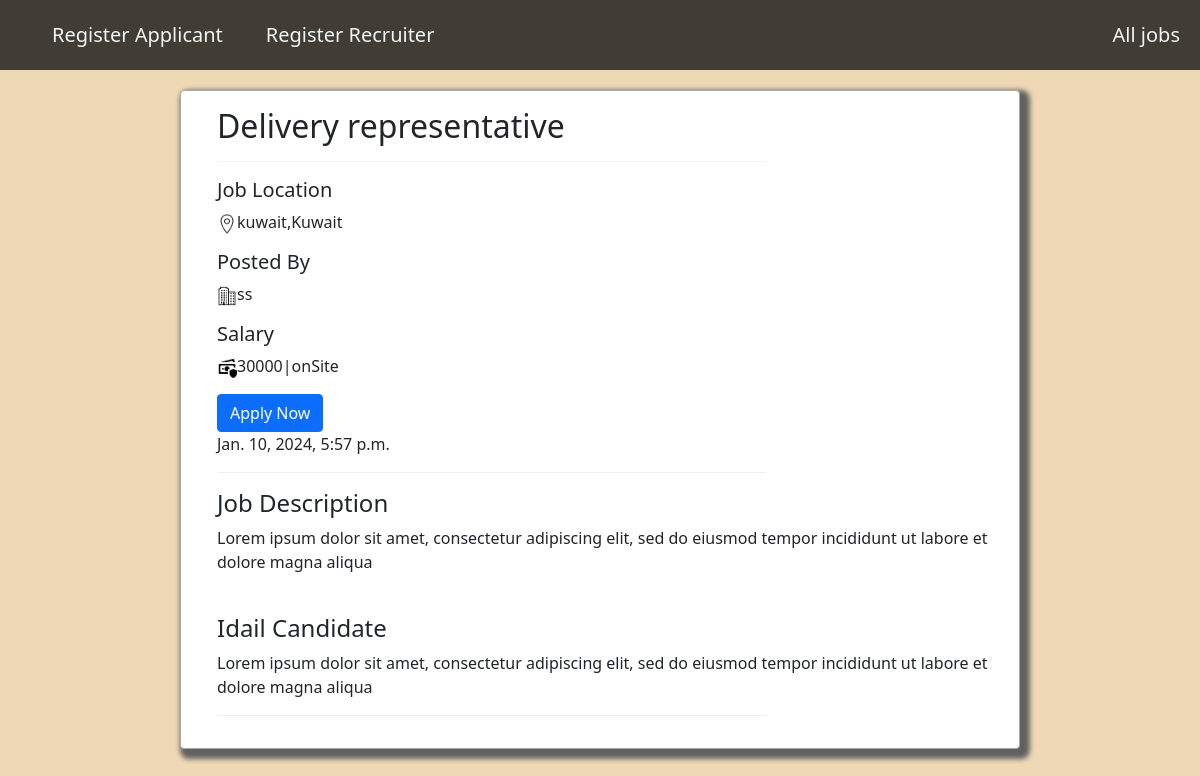
Page /job_details/8/ on the committed database.
### pages/models.py (models this page shows, shortened)
class Job(models.Model):
    job_type_choices=(
      ('Remote','Remote'),
      ('onSite','onSite'),
    )
    country=models.CharField(max_length=100)
    user=models.ForeignKey(User,on_delete=models.CASCADE)
    company=models.ForeignKey(Company,on_delete=models.CASCADE)
    title=models.CharField(max_length=100)
    salary=models.PositiveIntegerField(default=30000)
    requirements=models.TextField()
    ideal_candidate=models.TextField()
    is_available=models.BooleanField(default=True)
    timestamp=models.DateTimeField(auto_now_add=True)
    industry=models.ForeignKey(Industry,on_delete=models.DO_NOTHING,null=True,blank=True)
    city=models.ForeignKey(State,on_delete=models.DO_NOTHING,null=True,blank=True)
    job_type=models.CharField(max_length=100,choices=job_type_choices)

class State(models.Model):
  name=models.CharField(max_length=100)
  def __str__(self):
    return str(self.name)

class Company(models.Model):
    user=models.OneToOneField(User,on_delete=models.CASCADE)
    name=models.CharField(max_length=100,null=True,blank=True)
    date=models.PositiveIntegerField(null=True,blank=True)
    city=models.CharField(max_length=100,null=True,blank=True)
    country=models.CharField(max_length=100,null=True,blank=True)
    def __str__(self):
      return str(self.name)

### pages/views.py (the view)
# urls.py: path('job_details/<int:pk>/', views.job_details, name='job_details'),
def job_details(request,pk):
  if ApplyJob.objects.filter(job=pk).exists():
    has_applied=True
  else:
    has_applied=False
  job=Job.objects.get(pk=pk)
  return render(request,'job_details.html',{'jobs':job,'has_applied':has_applied,'reviews':reviewss()})

### templates/job_details.html (shortened to what this page needs)
<!DOCTYPE html>
<html lang="en">
<head>
  {% load static %}
  <link href="https://cdn.jsdelivr.net/npm/bootstrap@5.0.2/dist/css/bootstrap.min.css"
  rel="stylesheet"
>
  <link href="{% static 'css/style.css' %}" type="text/css" rel="stylesheet">
</head>
{% block content %}
<body style="background:rgba(229, 193, 136, 0.616)">
  <nav class='nav' id="nav" style="z-index:200000 ;position: relative;top: 0;">
     {% if not request.user.is_applicant and not request.user.is_recruiter%}
     <ul class='head' id="head">
    <li>
      <a href='{% url "register_app" %}'>Register Applicant</a>
    </li>
    <li>
      <a href='{% url "register_rec" %}'>Register Recruiter</a>
    </li>
    </ul>
    {% endif %}
    {% if request.user.is_authenticated %}
    {% if request.user.is_applicant %}
  <ul class='head' id="head">
          <li>
            <a href='/'>Home</a>
          </li>
    {% if request.user.has_resume %}
          <li>
            <a href='{% url "job_listing" %}'>Apply To Job</a>
          </li>
          <li>
            <a href='{% url "applied_jobs" %}'>Applications</a>
          </li>
         {% else %}
          <li>
            <a href='{% url "resume" %}'>Create Resume</a>
          </li>
          <li>
            <a href='{% url "job_listing" %}'>Apply To Job</a>
          </li>
          {% endif %}
         <li>
            <a href='{% url "login" %}'>Logout</a>
          </li>
        </ul>
    {% elif  request.user.is_recruiter %}
    <ul class='head' id="head">
      <li>
        <a href='/'>Home</a>
      </li>
        {% if request.user.has_company %}
        <li>
        <a href='{% url "create-job" %}'>Create Job Ads</a>
      </li>
      <li>
        <a href='{% url "manage_jobs" %}'>Manage Jobs </a>
      </li>
      {% else %}
      <li>
        <a href='{% url "company" %}'>Create Company</a>
      </li>
      {% endif %}
      <li>
        <a href='{% url "job_listing" %}'>All jobs</a>
      </li>
      <li>
        <a href='{% url "login" %}'>Logout</a>
      </li>
    </ul>
    <!-- <ul class='icons'>
        <li>
          <img src="{% static 'image/pngwing.png' %}"class="png" />
        </li>
        <li>
          <img src="{% static 'image/png2.png' %}" class="png" />
        </li>
        <li>
          <img src="{% static 'image/png3.png' %}" class="png" />
        </li>
      </ul> -->
      {% endif %}
      {% else %}
  <ul>
      <li>
        <a href='{% url "job_listing" %}'>All jobs</a>
      </li>
    </ul>
      {% endif %}
  </nav>
  <section class="details" style="justify-content: center;position: relative;display: flex;" >
    <div class="card" id="s" style="width: 70%;padding-left: 20px;height: 85%;margin-top: 20px;box-shadow: 5px 5px 5px 5px rgb(98, 97, 97)
    ;border:1px solid rgb(173, 169, 169);">
      <div class="card-body">
        <h2 class="card-title">{{jobs.title}}</h2>
        <hr>
        <p class="card-text"><h5>Job Location</h5><img src="{% static 'image/location.png' %}" style="width: 20px;"/>{{jobs.country}},{{jobs.city}}</p>
        <p class="card-text"><h5>Posted By</h5><img src="{% static 'image/company.png' %}" style="width: 20px;"/>{{jobs.company}}</p>
        <p class="card-text"><h5>Salary</h5><img src="{% static 'image/salary.png' %}" style="width: 20px;"/>{{jobs.salary}}|{{jobs.job_type}}</p>
        {% if has_applied == False %}
        <a href="{% url 'apply' jobs.pk %}"   class="btn btn-primary">Apply Now</a>
        {% else %}
        <p class="card-text" style="color:rgb(229, 60, 60) ;">you have already applied for this job</p>
        {% endif %}
        <p class="card-text">{{jobs.timestamp}}</p>
        <hr>
        <h4>Job Description</h4>
        <p>{{jobs.requirements}}</p>
        <br>
        <h4>Idail Candidate</h4>
        <p>{{jobs.ideal_candidate}}</p>
  <hr>
  </div>
      </div>
    </section>
</body>
</html>
{% endblock content %}

### project/static/css/style.css (style rules this page uses)
* { margin: 0; padding:0; }
body { width: 100%; }
html { scroll-behavior: smooth; }
.nav { background-color: hwb(0 8% 92% / 0.789); color: rgb(240, 244, 245); display: flex; justify-content:space-between; align-items: center; gap: 5px; position: absolute; padding:0 ; width: 100%; }
.nav ul { margin: 0; list-style: none; display: flex; gap: 3px; justify-content: center; align-items: center; position: relative; overflow: hidden; }
.nav a { color: inherit; text-decoration: none; height: 100%; display: flex; align-items: center; padding: .25rem; }
.nav li { height: 100%; font-size: 20px; padding: 1rem; position: relative; overflow: hidden; display: flex; }
.nav .head li::before { content: ""; position: absolute; width: 100%; height: 4px; background-color: rgb(250, 156, 122); top: 0; left:-100% ; }
#s { width: 100%; }
hr { height: 3px; width: 70%; background-image: linear-gradient(#b59568,#ebf1f6); }

### rows in the picture
Job: title "Delivery representative", country "kuwait", city "Kuwait", company "ss", salary "30000", job_type "onSite", timestamp "Jan. 10, 2024, 5:57 p.m.", requirements "Lorem ipsum dolor sit amet, consectetur adipiscing elit, sed do eiusmod tempor incididunt ut labore et dolore magna aliqua", ideal_candidate "Lorem ipsum dolor sit amet, consectetur adipiscing elit, sed do eiusmod tempor incididunt ut labore et dolore magna aliqua"
